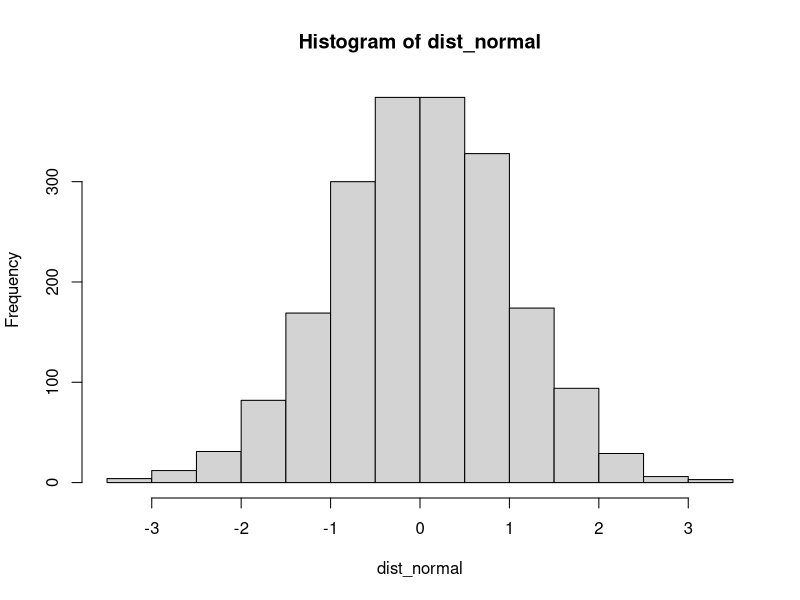
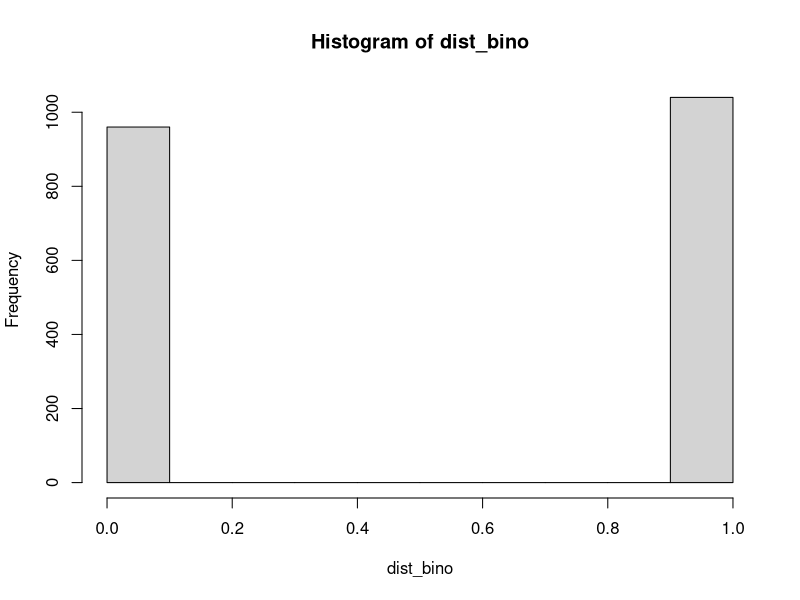
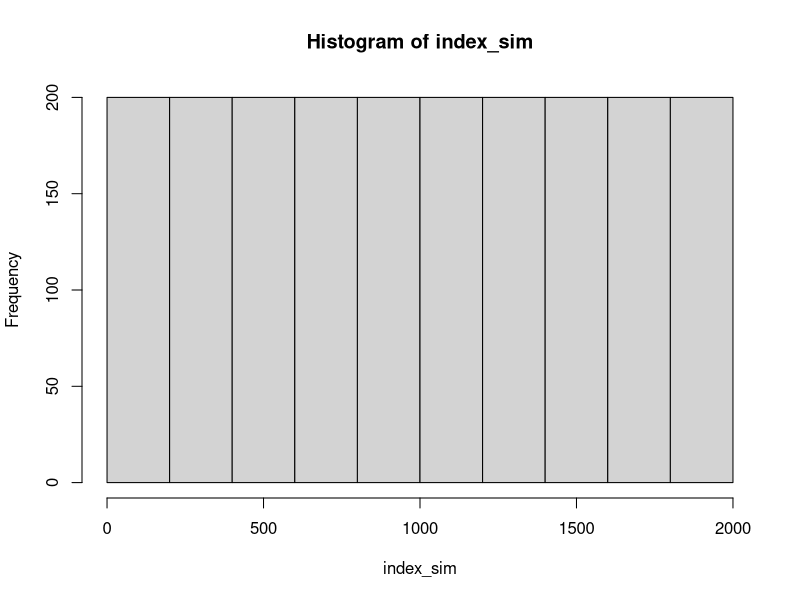

Source code (R) for these figures, in order:
# exercicio simulacao e sequencia

# seed fixa

seed_fixa <- addTaskCallback(function(...) {set.seed(419); T})

# call seed fixa

seed_fixa

# distribuicao normal

dist_normal <- rnorm(2000)

hist(dist_normal) #histograma da distribuicao normal

# distribuicao binomial

dist_bino <- rbinom(2000, 1, 0.5) #distribuicao binomial com 2000 casos e prop de 0.5

hist(dist_bino) #histograma da distribuicao binomial

# Index

index_sim <- seq(1, length(dist_bino))

hist(index_sim)

# Remover seed fixa

removeTaskCallback(seed_fixa)
